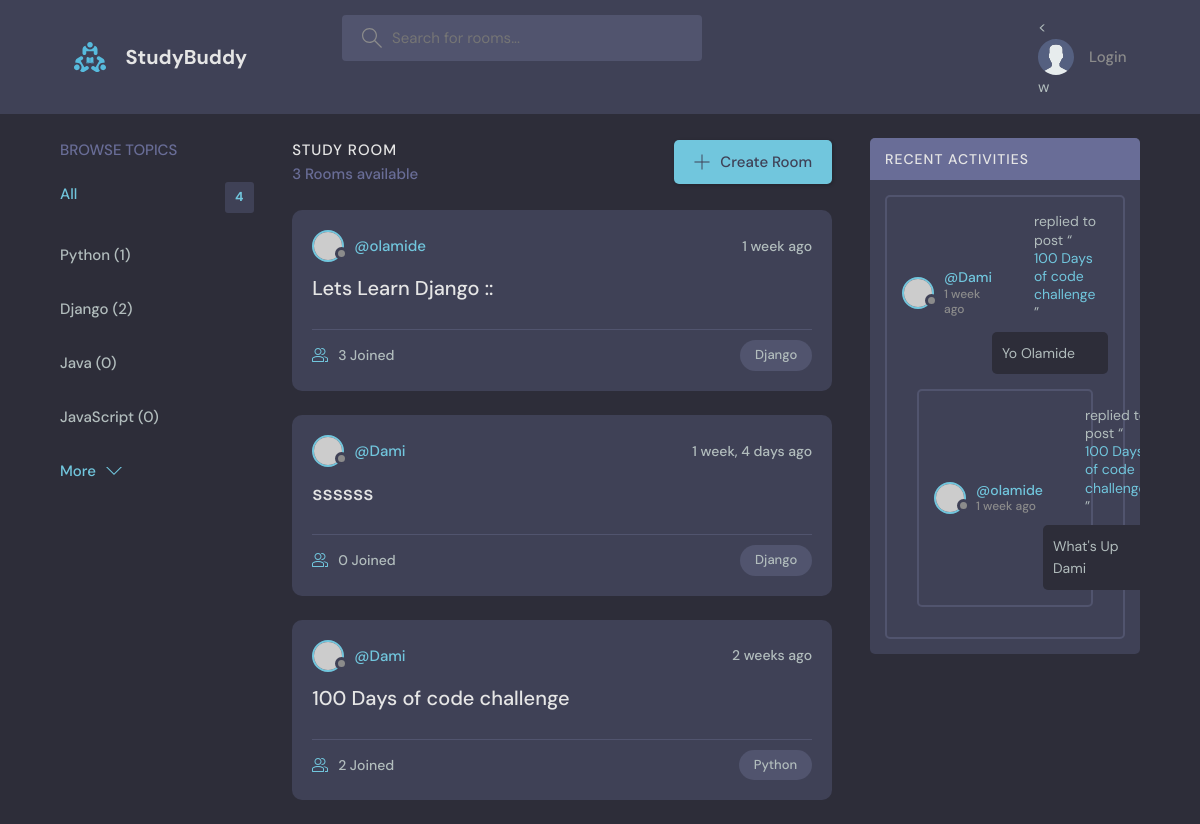
The app's page /, older data.
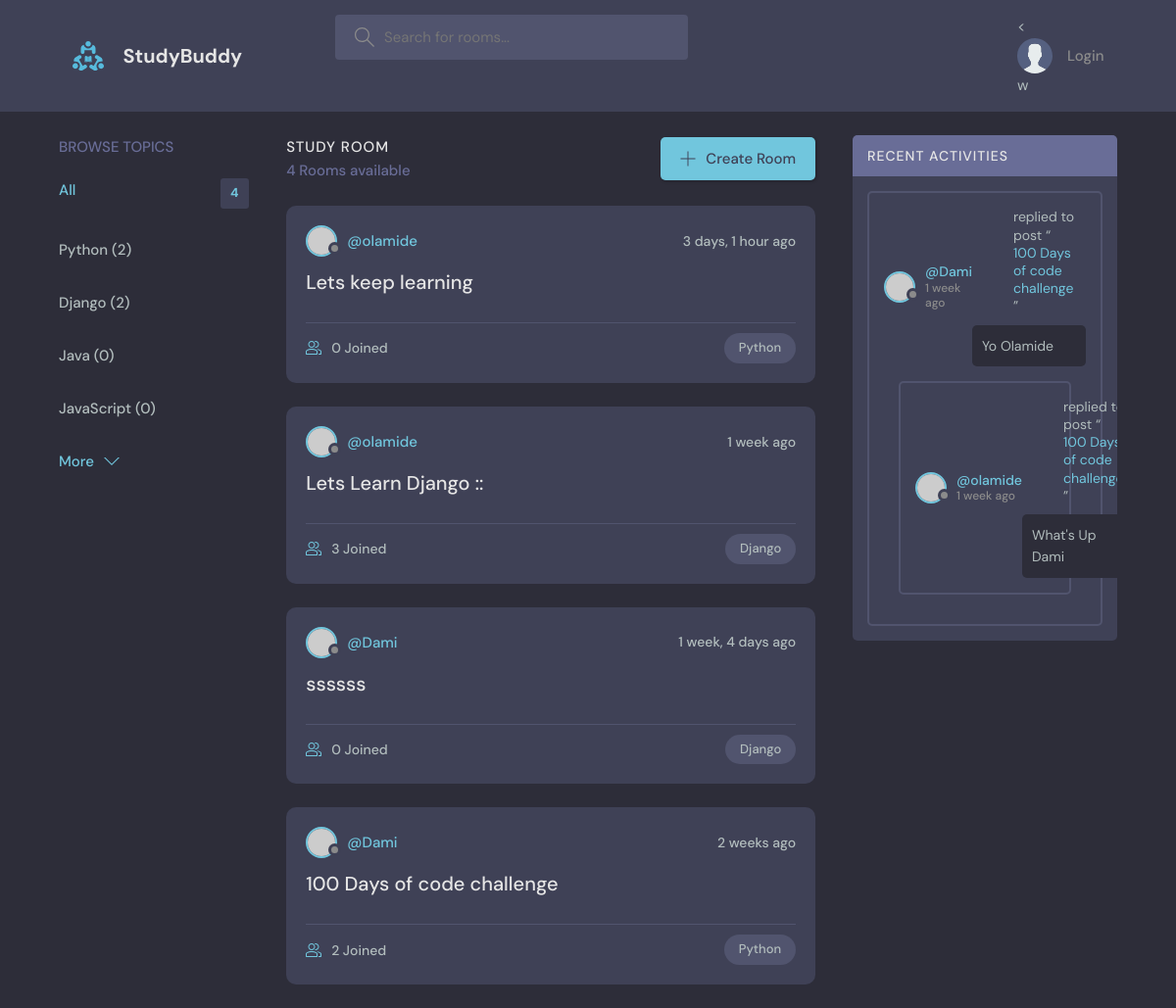
The same page, newer data.
### base/models.py (models this page shows, shortened)
class Topic(models.Model):
    name = models.CharField(max_length=200)

class Room(models.Model):
    host = models.ForeignKey(User,on_delete=models.SET_NULL,null=True)
    topic  = models.ForeignKey(Topic,on_delete=models.SET_NULL,null=True)
    name = models.CharField(max_length=200)
    description = models.TextField(null = True, blank=True)
    participants = models.ManyToManyField(User, related_name='participants',
                                          blank=True)
    updated = models.DateTimeField(auto_now=True)
    created = models.DateTimeField(auto_now_add=True)
    class Meta:
        ordering = ['-updated','-created']
    def __str__(self):
        return self.name

class Message(models.Model):
    user = models.ForeignKey(User, on_delete=models.CASCADE)
    room = models.ForeignKey(Room,on_delete=models.CASCADE)
    body = models.TextField()
    updated = models.DateTimeField(auto_now=True)
    created = models.DateTimeField(auto_now_add=True)
    class Meta:
        ordering = ['-updated','-created']

### base/views.py (the view)
# urls.py: path('', views.home, name='home'),
def home(request):
    q = request.GET.get('q') if request.GET.get('q')!=None else ''
    rooms = Room.objects.filter(
        Q(topic__name__contains =q) |
        Q(name__icontains=q) |
        Q(description__icontains=q)
        )
    topics= Topic.objects.all()
    room_count = rooms.count()
    room_messages = Message.objects.filter(Q(room__topic__name__icontains=q))
    context = {'rooms' : rooms, 'topics': topics,
                'room_count': room_count, 'room_messages':room_messages }
    return render(request, 'base/home.html', context)

### base/templates/base/home.html (shortened to what this page needs)
{% extends 'main.html'%}
{% block content %}
    <main class="layout layout--3">
      <div class="container">
        {%include 'base/topics_component.html'%}
        <div class="roomList">
          <div class="roomList__header">
            <div>
              <h2>Study Room</h2>
              <p>{{room_count}} Rooms available</p>
            </div>
            <a class="btn btn--main" href="{% url 'create-room' %}">
              <svg version="1.1" xmlns="http://www.w3.org/2000/svg" width="32" height="32" viewBox="0 0 32 32">
                <title>add</title>
                <path
                  d="M16.943 0.943h-1.885v14.115h-14.115v1.885h14.115v14.115h1.885v-14.115h14.115v-1.885h-14.115v-14.115z"
                ></path>
              </svg>
              Create Room
            </a>
          </div>
          {% include 'base/feed_component.html' %}
        </div>
         {% include 'base/activity_component.html' %}
      </div>
    </main>
    {% endblock %}

### base/templates/base/topics_component.html
<div class="topics">
    <div class="topics__header">
      <h2>Browse Topics</h2>
    </div>
    <ul class="topics__list">
      <li>
        <a href="{% url 'home' %}" class="active">All <span>{{topics.count}}</span></a>
      </li>
      {% for topic in topics %}
      <li>
        <a href="{% url 'home' %}?q={{ topic.name }}">{{ topic.name }} ({{ topic.room_set.all.count }})</a>
    </li>
      {% endfor %}
    </ul>
    <a class="btn btn--link" href="topics.html">
      More
      <svg version="1.1" xmlns="http://www.w3.org/2000/svg" width="32" height="32" viewBox="0 0 32 32">
        <title>chevron-down</title>
        <path d="M16 21l-13-13h-3l16 16 16-16h-3l-13 13z"></path>
      </svg>
    </a>
  </div>

### base/templates/base/feed_component.html (shortened to what this page needs)
{% for room in rooms %}
<div class="roomListRoom">
    <div class="roomListRoom__header">
      <a href="{% url 'user-profile' room.host.id %}" class="roomListRoom__author">
        <div class="avatar avatar--small">
          <img src="https://randomuser.me/api/portraits/women/11.jpg" />
        </div>
        <span>@{{room.host.username}}</span>
      </a>
      <div class="roomListRoom__actions">
        <span>{{room.created|timesince}} ago</span>
      </div>
    </div>
    <div class="roomListRoom__content">
      <a href="{% url 'room' room.id %}">{{room.name}}</a>
    </div>
    <div class="roomListRoom__meta">
      <a href="{% url 'room' room.id %}" class="roomListRoom__joined">
        {{room.participants.all.count}} Joined
      </a>
      <p class="roomListRoom__topic">{{room.topic.name}}</p>
    </div>
  </div>
 {% endfor %}

### base/templates/base/activity_component.html (shortened to what this page needs)
<div class="activities">
    <div class="activities__header">
      <h2>Recent Activities</h2>
    </div>
    {% for message in room_messages %}
    <div class="activities__box">
      <div class="activities__boxHeader roomListRoom__header">
        <a href="{% url 'user-profile' message.user.id % }" class="roomListRoom__author">
          <div class="avatar avatar--small">
            <img src="https://randomuser.me/api/portraits/women/11.jpg" />
          </div>
          <p>
            @{{ message.user.username }}
            <span> {{ message.created|timesince }} ago</span>
          </p>
        </a>
      <div class="activities__boxContent">
        <p>replied to post “<a href="{% url 'room' message.room.id %}">{{message.room}}</a>”</p>
        <div class="activities__boxRoomContent">
          {{message.body}}
        </div>
      </div>
    </div>
    {% endfor %}
  </div>

Row changes from the older to the newer data that the page shows:
computed for Topic "Python": room_set.all.count "1" → "2"
added Room: host.username "olamide", created "3 days, 1 hour", name "Lets keep learning", participants.all.count "0", topic.name "Python"
Text that changed along with them:
{{ room_count }}: "3" → "4"
